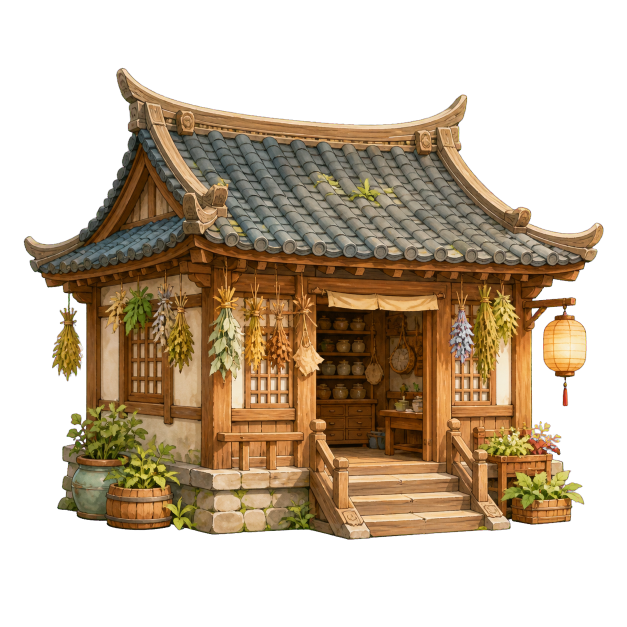
#> input picture prototype/assets/art/buildings/clinic.png, 1254 x 1254 px (shown at 1/2 size)
$ python -i crop_generated_assets.py   (imports and definitions only)
#> lines starting #> are read from the running program, lines starting #| are printed output that depends on the picture; after the words box and inside, x2 and y2 are one past the last pixel; in counts of white or black regions, pixels touching at a corner belong together
# -*- coding: utf-8 -*-
"""把 volcengine 生成的横向序列图裁成单体透明 WebP，接入现有资产管线。"""
import glob
import os
import numpy as np
from PIL import Image
from scipy.ndimage import binary_closing, binary_dilation, distance_transform_edt, label

SRC = r"E:\Desktop\小动物山海经\art_tmp"
ROOT = r"E:\Desktop\小动物山海经"
CHAR_DIR = os.path.join(ROOT, "prototype", "assets", "art", "characters")
SECT_DIR = os.path.join(ROOT, "prototype", "assets", "art", "v7", "sect")
NPC_DIR = os.path.join(ROOT, "prototype", "assets", "art", "npc")

WHITE_V = 238
WHITE_S = 20
CLOSE_RADIUS = 14
FEATHER = 4


# [5 lines left out: function find_by_stamp, not called in this run]


def white_background_alpha(rgb):
    rgb = np.asarray(rgb, dtype=np.float32)
    r, g, b = rgb[:, :, 0], rgb[:, :, 1], rgb[:, :, 2]
    maxc = np.max(rgb, axis=2)
    minc = np.min(rgb, axis=2)
    v = maxc / 255.0
    s = np.where(maxc > 0, (maxc - minc) / np.maximum(maxc, 1e-8), 0.0)
    near = np.max(np.abs(rgb - 255.0), axis=2) <= 22
    white = ((v * 255.0 >= WHITE_V) & (s * 255.0 <= WHITE_S)) | near
    return white


def bg_alpha(image):
    rgb = image.convert("RGB")
    arr = np.asarray(rgb)
    white = white_background_alpha(arr)
    fg = ~white
    y, x = np.ogrid[-CLOSE_RADIUS:CLOSE_RADIUS + 1, -CLOSE_RADIUS:CLOSE_RADIUS + 1]
    disk = (x * x + y * y) <= CLOSE_RADIUS * CLOSE_RADIUS
    fg = binary_closing(fg, structure=disk, iterations=2)
    labels, num = label(~fg)
    border_labels = set()
    h, w = labels.shape
    border_labels.update(labels[0, :].tolist())
    border_labels.update(labels[-1, :].tolist())
    border_labels.update(labels[:, 0].tolist())
    border_labels.update(labels[:, -1].tolist())
    bg = np.isin(labels, list(border_labels))
    object_mask = ~bg
    dist = distance_transform_edt(object_mask)
    soft = np.clip(dist / max(1.0, FEATHER), 0.0, 1.0)
    alpha = (255.0 * soft).astype(np.uint8)
    return alpha


# [81 lines left out: functions tight_crop, fit_canvas, save_slices, save_building_slices, main, not called in this run]


# [2 lines not run here, left out]

>>> from PIL import Image
>>> picture = Image.open('../assets/art/buildings/clinic.png')
#> picture is the input picture: PIL image 1254x1254 RGBA; mean R, G, B, A 68.3, 52.4, 32.6, 125
>>> result = bg_alpha(picture)
#> in bg_alpha, `rgb = image.convert("RGB")`:
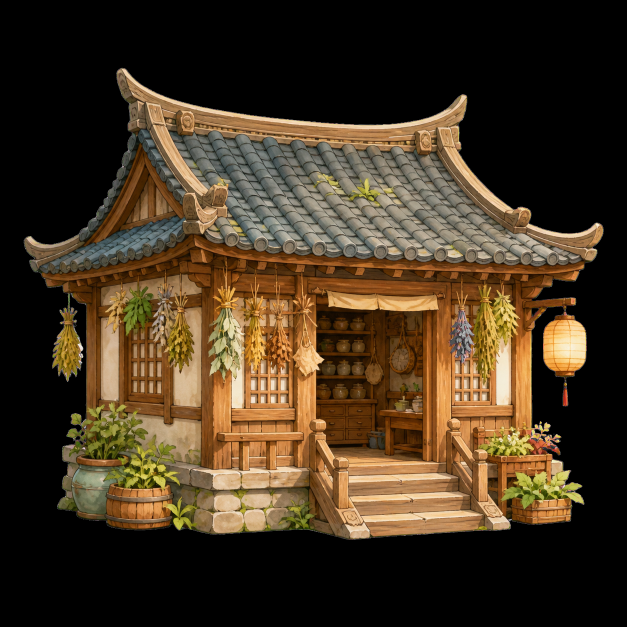
#> rgb: PIL image 1254x1254 RGB (shown at 1/2 size); mean R, G, B 68.3, 52.4, 32.6
#> in white_background_alpha, `r, g, b = rgb[:, :, 0], rgb[:, :, 1], rgb[:, :, 2]`:
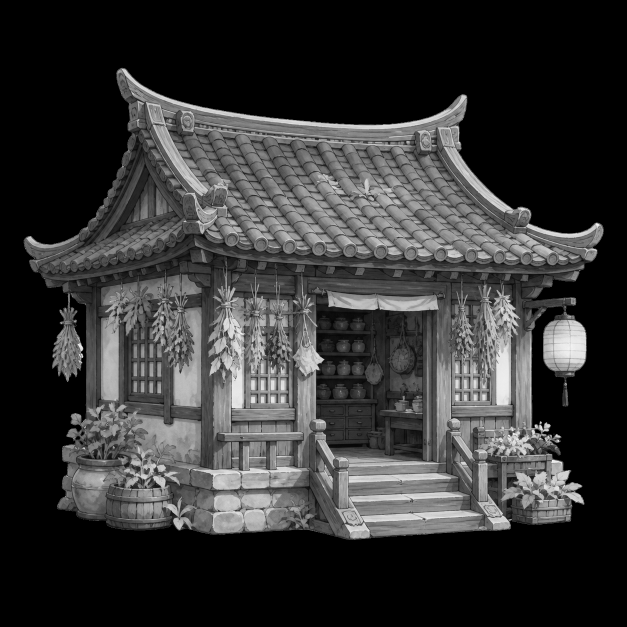
#> g: shape (1254, 1254) float32 (shown at 1/2 size); min 0, max 255, mean 52.4
#> in white_background_alpha, `r, g, b = rgb[:, :, 0], rgb[:, :, 1], rgb[:, :, 2]`:
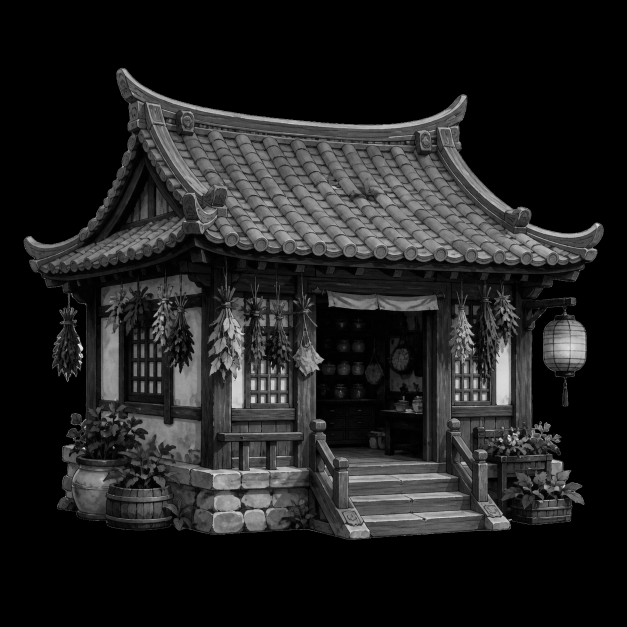
#> b: shape (1254, 1254) float32 (shown at 1/2 size); min 0, max 253, mean 32.6
#> in white_background_alpha, `s = np.where(maxc > 0, (maxc - minc) / np.maximum(maxc, 1e-8), 0.0)`:
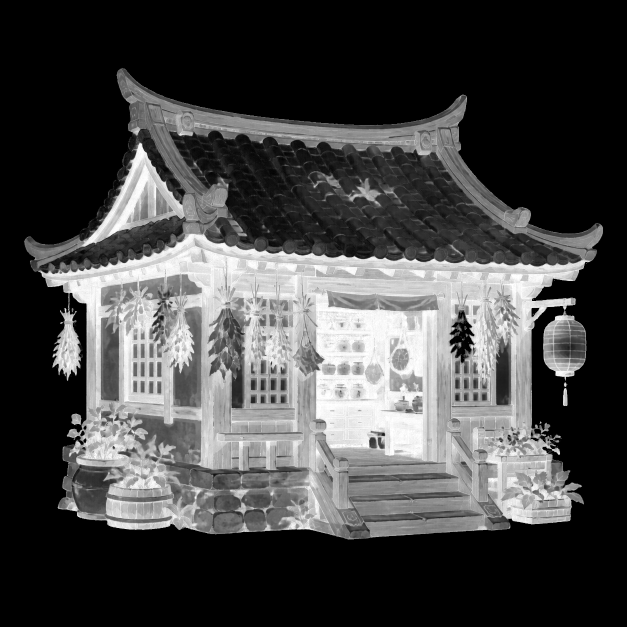
#> s: shape (1254, 1254) float32 (shown at 1/2 size); min 0, max 1, mean 0.274
#> in white_background_alpha, `near = np.max(np.abs(rgb - 255.0), axis=2) <= 22`:
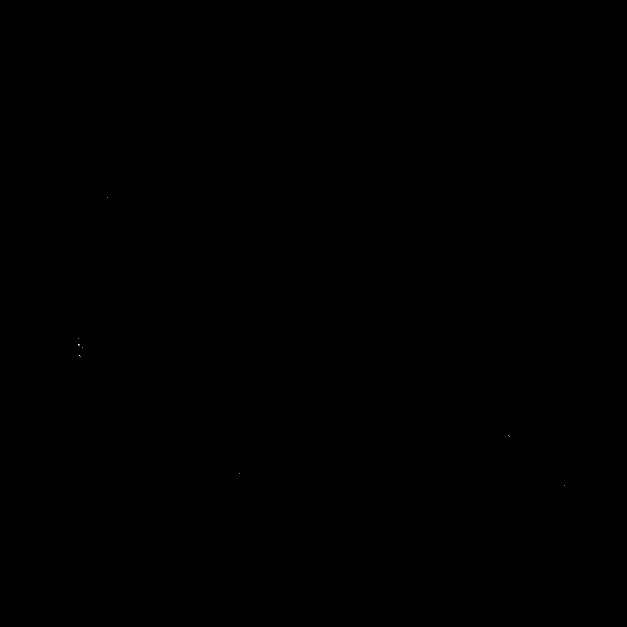
#> near: shape (1254, 1254) bool (shown at 1/2 size); 0% white in thin lines or dots, all inside (x1, y1, x2, y2) = (156, 395, 1129, 972)
#> in white_background_alpha, `white = ((v * 255.0 >= WHITE_V) & (s * 255.0 <= WHITE_S)) | near`: white: shape (1254, 1254) bool; 0% white in thin lines or dots, all inside (x1, y1, x2, y2) = (118, 395, 1129, 974)
#> in bg_alpha, `fg = binary_closing(fg, structure=disk, iterations=2)`:
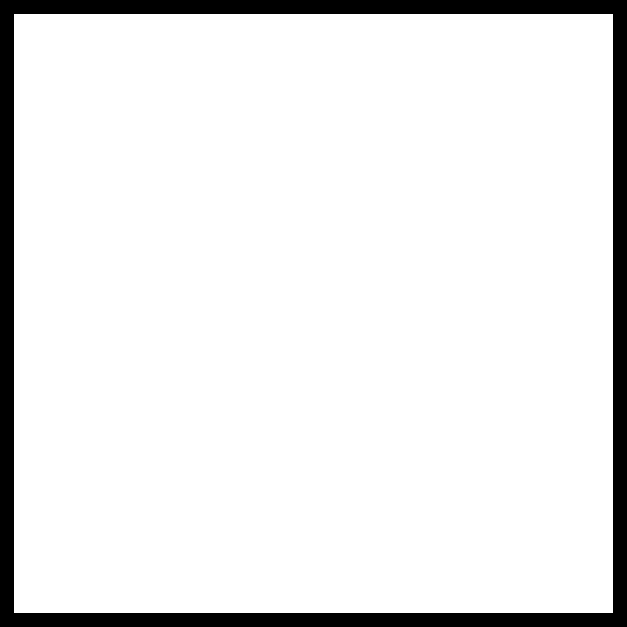
#> fg: shape (1254, 1254) bool (shown at 1/2 size); 91.3% white; 1 black region, box (x1, y1, x2, y2) and area: (0, 0, 1254, 1254) 137312
#> in bg_alpha, `labels, num = label(~fg)`: num = 1
#> in bg_alpha, `dist = distance_transform_edt(object_mask)`:
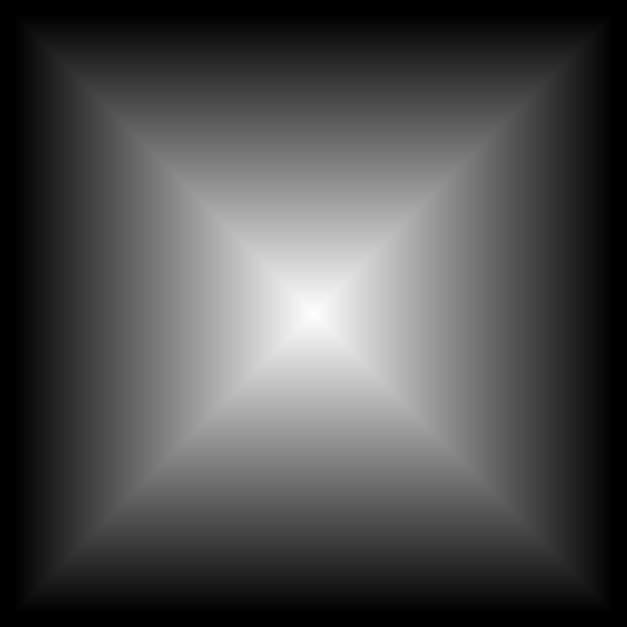
#> dist: shape (1254, 1254) float64 (shown at 1/2 size); min 0, max 599, mean 182.7; drawn with min black and max white

$ run again, on prototype/assets/art/buildings/source/herb-chroma.png
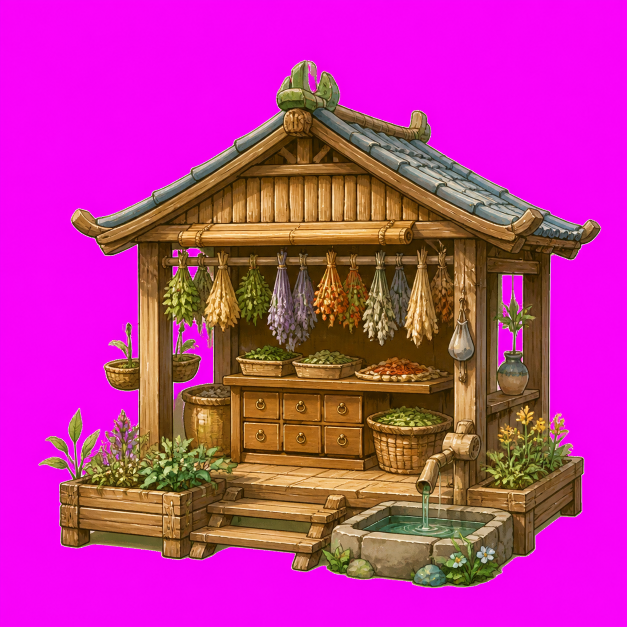
#> input picture prototype/assets/art/buildings/source/herb-chroma.png, 1254 x 1254 px (shown at 1/2 size)
#> picture is the input picture: PIL image 1254x1254 RGB; mean R, G, B 192.2, 49.9, 154.5
#> in white_background_alpha, `minc = np.min(rgb, axis=2)`:
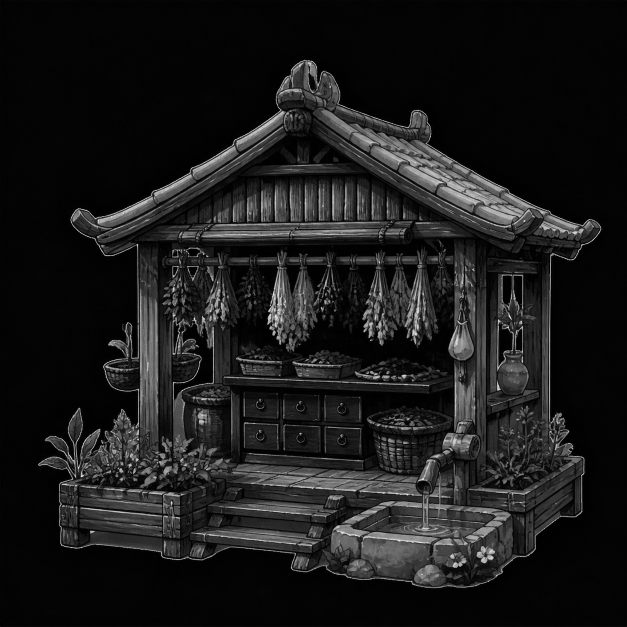
#> minc: shape (1254, 1254) float32 (shown at 1/2 size); min 0, max 255, mean 26.5
#> in white_background_alpha, `s = np.where(maxc > 0, (maxc - minc) / np.maximum(maxc, 1e-8), 0.0)`:
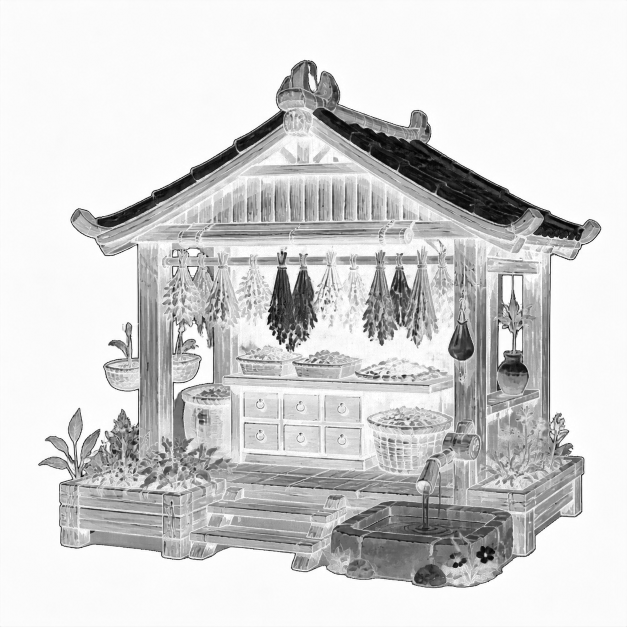
#> s: shape (1254, 1254) float32 (shown at 1/2 size); min 0, max 1, mean 0.829
#> near: shape (1254, 1254) bool; 0.01% white in thin lines or dots, all inside (x1, y1, x2, y2) = (123, 133, 1198, 1091)
#> white: shape (1254, 1254) bool; 0.02% white in thin lines or dots, all inside (x1, y1, x2, y2) = (123, 130, 1198, 1102)
#> labels: shape (1254, 1254) int32; values 0 (black) and 1 (white), 8.7% white; 1 white region, box (x1, y1, x2, y2) and area: (0, 0, 1254, 1254) 137312
#> num = 1

$ run again, on prototype/assets/art/characters/bifang_lv4.webp
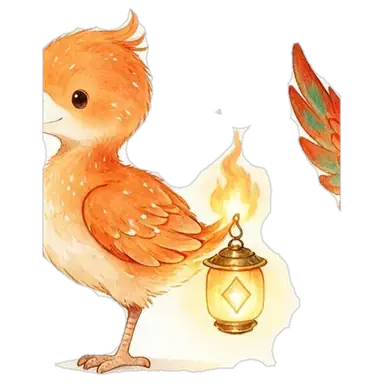
#> input picture prototype/assets/art/characters/bifang_lv4.webp, 384 x 384 px
#> picture is the input picture: PIL image 384x384 RGBA; mean R, G, B, A 102.9, 81.2, 57.6, 103.6
#> in white_background_alpha, `near = np.max(np.abs(rgb - 255.0), axis=2) <= 22`:
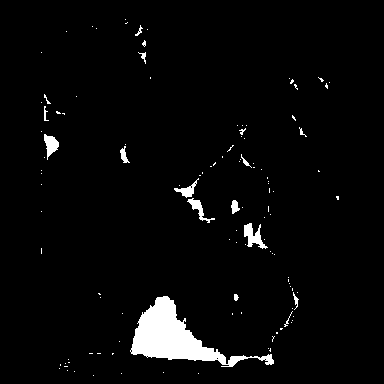
#> near: shape (384, 384) bool; 3.4% white; 117 white regions (100 under 20 px), largest, box (x1, y1, x2, y2) and area: (130, 296, 274, 367) 3452, (244, 223, 268, 249) 292, (44, 134, 59, 160) 212
#> white: shape (384, 384) bool; 3.7% white; 106 white regions (85 under 20 px), largest, box (x1, y1, x2, y2) and area: (130, 296, 275, 367) 3533, (244, 223, 268, 249) 305, (44, 134, 59, 160) 213
#> labels: shape (384, 384) int32; values 0 (black) and 1 (white), 27% white; 1 white region, box (x1, y1, x2, y2) and area: (0, 0, 384, 384) 39872
#> num = 1
#> in bg_alpha, `soft = np.clip(dist / max(1.0, FEATHER), 0.0, 1.0)`:
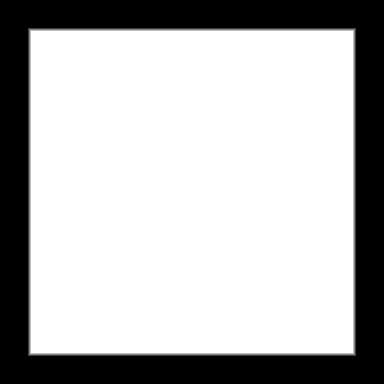
#> soft: shape (384, 384) float64; min 0, max 1, mean 0.716

$ run again, on prototype/assets/art/characters/fenghuang_lv5.webp
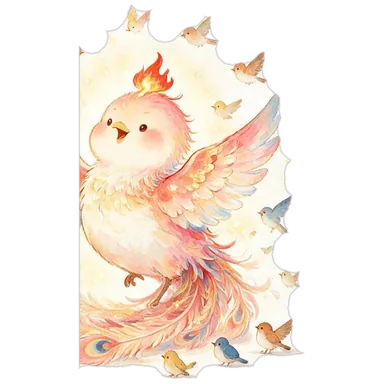
#> input picture prototype/assets/art/characters/fenghuang_lv5.webp, 384 x 384 px
#> picture is the input picture: PIL image 384x384 RGBA; mean R, G, B, A 113.1, 100.8, 89.6, 114.5
#> near: shape (384, 384) bool; 7.9% white; 79 white regions (62 under 20 px), largest, box (x1, y1, x2, y2) and area: (228, 150, 295, 364) 4142, (171, 37, 273, 128) 2492, (80, 62, 142, 164) 1285
#> white: shape (384, 384) bool; 8.4% white; 77 white regions (59 under 20 px), largest, box (x1, y1, x2, y2) and area: (228, 149, 296, 365) 4325, (108, 20, 274, 128) 3283, (80, 62, 142, 164) 1316
#> labels: shape (384, 384) int32; values 0 (black) and 1 (white), 27% white; 1 white region, box (x1, y1, x2, y2) and area: (0, 0, 384, 384) 39872
#> num = 1
#> in bg_alpha, `soft = np.clip(dist / max(1.0, FEATHER), 0.0, 1.0)`:
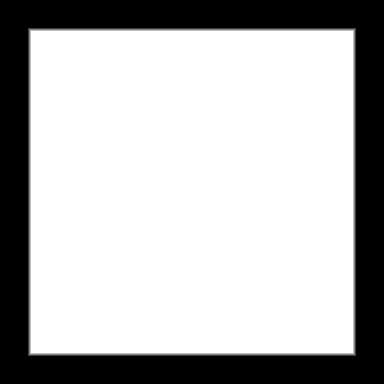
#> soft: shape (384, 384) float64; min 0, max 1, mean 0.716
